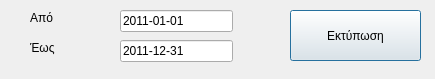
<?xml version="1.0" encoding="UTF-8"?>
<ui version="4.0">
 <class>dlgiso</class>
 <widget class="QDialog" name="dlgiso">
  <property name="geometry">
   <rect>
    <x>0</x>
    <y>0</y>
    <width>435</width>
    <height>79</height>
   </rect>
  </property>
  <property name="windowTitle">
   <string>Εκτύπωση Ισοζυγίου</string>
  </property>
  <widget class="QLineEdit" name="lapo">
   <property name="geometry">
    <rect>
     <x>120</x>
     <y>10</y>
     <width>113</width>
     <height>22</height>
    </rect>
   </property>
   <property name="text">
    <string>2011-01-01</string>
   </property>
  </widget>
  <widget class="QLineEdit" name="leos">
   <property name="geometry">
    <rect>
     <x>120</x>
     <y>40</y>
     <width>113</width>
     <height>22</height>
    </rect>
   </property>
   <property name="text">
    <string>2011-12-31</string>
   </property>
  </widget>
  <widget class="QLabel" name="label">
   <property name="geometry">
    <rect>
     <x>30</x>
     <y>10</y>
     <width>53</width>
     <height>16</height>
    </rect>
   </property>
   <property name="text">
    <string>Από</string>
   </property>
  </widget>
  <widget class="QLabel" name="label_2">
   <property name="geometry">
    <rect>
     <x>30</x>
     <y>40</y>
     <width>53</width>
     <height>16</height>
    </rect>
   </property>
   <property name="text">
    <string>Έως</string>
   </property>
  </widget>
  <widget class="QPushButton" name="bprn">
   <property name="geometry">
    <rect>
     <x>290</x>
     <y>10</y>
     <width>131</width>
     <height>51</height>
    </rect>
   </property>
   <property name="text">
    <string>Εκτύπωση</string>
   </property>
  </widget>
 </widget>
 <resources/>
 <connections/>
</ui>
